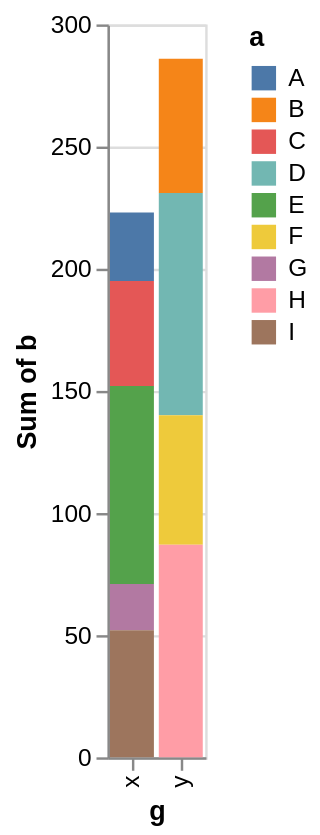

This figure's Vega-Lite source:
### Vega specification from a JSON file in a GitHub repository (floating-point values rounded to 4 significant figures)
{"$schema": "https://vega.github.io/schema/vega/v6.json", "background": "white", "padding": 5, "height": 300, "style": "cell", "data": [{"name": "source_0", "values": [{"a": "A", "b": 28, "c": 5, "g": "x"}, {"a": "B", "b": 55, "c": 9, "g": "y"}, {"a": "C", "b": 43, "c": 2, "g": "x"}, {"a": "D", "b": 91, "c": 7, "g": "y"}, {"a": "E", "b": 81, "c": 4, "g": "x"}, {"a": "F", "b": 53, "c": 6, "g": "y"}, {"a": "G", "b": 19, "c": 8, "g": "x"}, {"a": "H", "b": 87, "c": 1, "g": "y"}, {"a": "I", "b": 52, "c": 3, "g": "x"}]}, {"name": "data_0", "source": "source_0", "transform": [{"type": "aggregate", "groupby": ["g", "a"], "ops": ["sum"], "fields": ["b"], "as": ["sum_b"]}, {"type": "stack", "groupby": ["g"], "field": "sum_b", "sort": {"field": ["a"], "order": ["descending"]}, "as": ["sum_b_start", "sum_b_end"], "offset": "zero"}, {"type": "filter", "expr": "isValid(datum[\"sum_b\"]) && isFinite(+datum[\"sum_b\"])"}]}], "signals": [{"name": "x_step", "value": 20}, {"name": "width", "update": "bandspace(domain('x').length, 0.1, 0.05) * x_step"}], "marks": [{"name": "marks", "type": "rect", "style": ["bar"], "from": {"data": "data_0"}, "encode": {"update": {"fill": {"scale": "color", "field": "a"}, "ariaRoleDescription": {"value": "bar"}, "description": {"signal": "\"g: \" + (isValid(datum[\"g\"]) ? isArray(datum[\"g\"]) ? join(datum[\"g\"], ' ') : datum[\"g\"] : \"\"+datum[\"g\"]) + \"; Sum of b: \" + (format(datum[\"sum_b\"], \"\")) + \"; a: \" + (isValid(datum[\"a\"]) ? isArray(datum[\"a\"]) ? join(datum[\"a\"], ' ') : datum[\"a\"] : \"\"+datum[\"a\"])"}, "x": {"scale": "x", "field": "g"}, "width": {"signal": "max(0.25, bandwidth('x'))"}, "y": {"scale": "y", "field": "sum_b_end"}, "y2": {"scale": "y", "field": "sum_b_start"}}}}], "scales": [{"name": "x", "type": "band", "domain": {"data": "data_0", "field": "g", "sort": true}, "range": {"step": {"signal": "x_step"}}, "paddingInner": 0.1, "paddingOuter": 0.05}, {"name": "y", "type": "linear", "domain": {"data": "data_0", "fields": ["sum_b_start", "sum_b_end"]}, "range": [{"signal": "height"}, 0], "nice": true, "zero": true}, {"name": "color", "type": "ordinal", "domain": {"data": "data_0", "field": "a", "sort": true}, "range": "category"}], "axes": [{"scale": "y", "orient": "left", "gridScale": "x", "grid": true, "tickCount": {"signal": "ceil(height/40)"}, "domain": false, "labels": false, "aria": false, "maxExtent": 0, "minExtent": 0, "ticks": false, "zindex": 0}, {"scale": "x", "orient": "bottom", "grid": false, "title": "g", "labelAlign": "right", "labelAngle": 270, "labelBaseline": "middle", "zindex": 0}, {"scale": "y", "orient": "left", "grid": false, "title": "Sum of b", "labelOverlap": true, "tickCount": {"signal": "ceil(height/40)"}, "zindex": 0}], "legends": [{"fill": "color", "symbolType": "square", "title": "a"}]}
